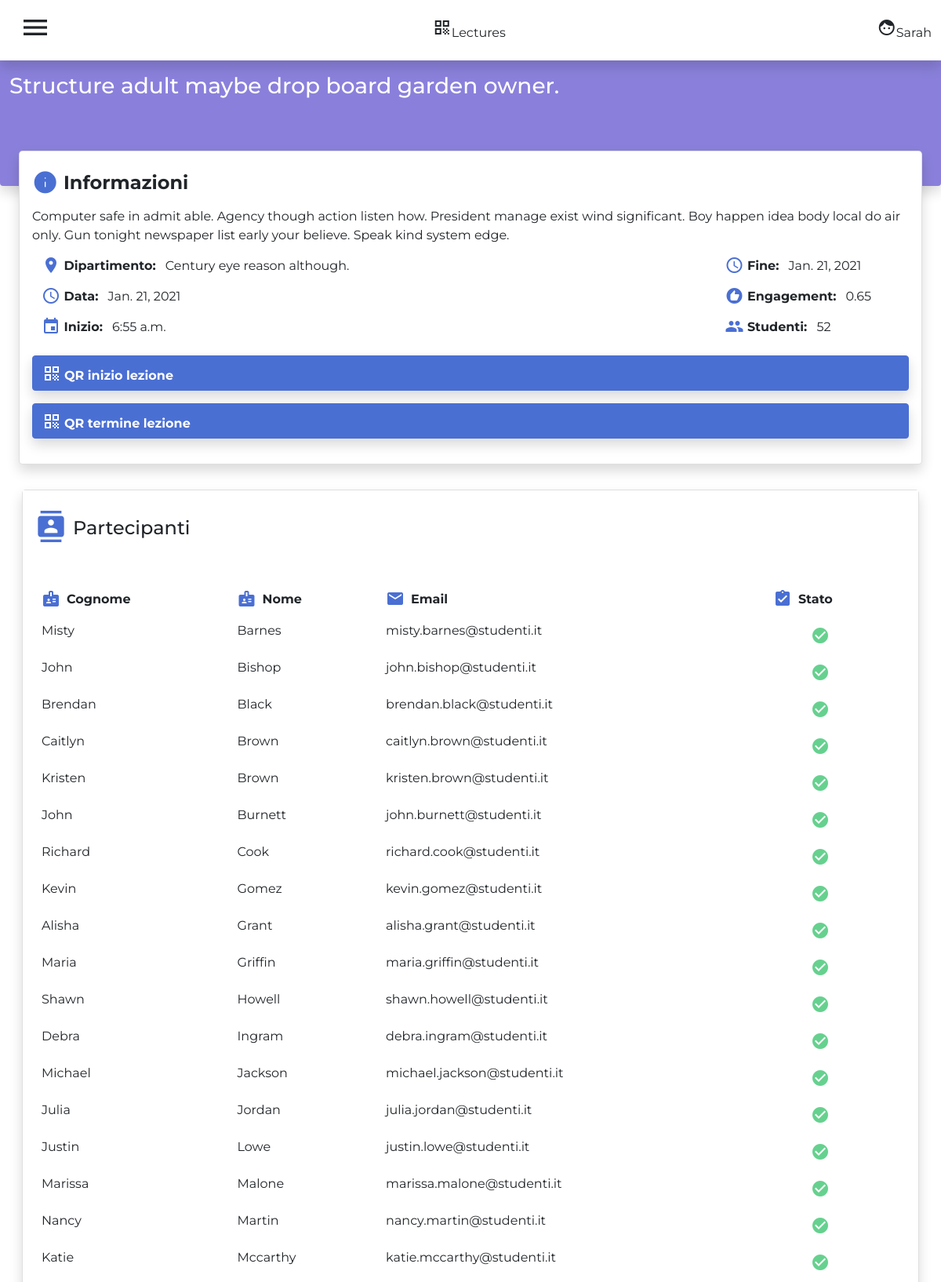
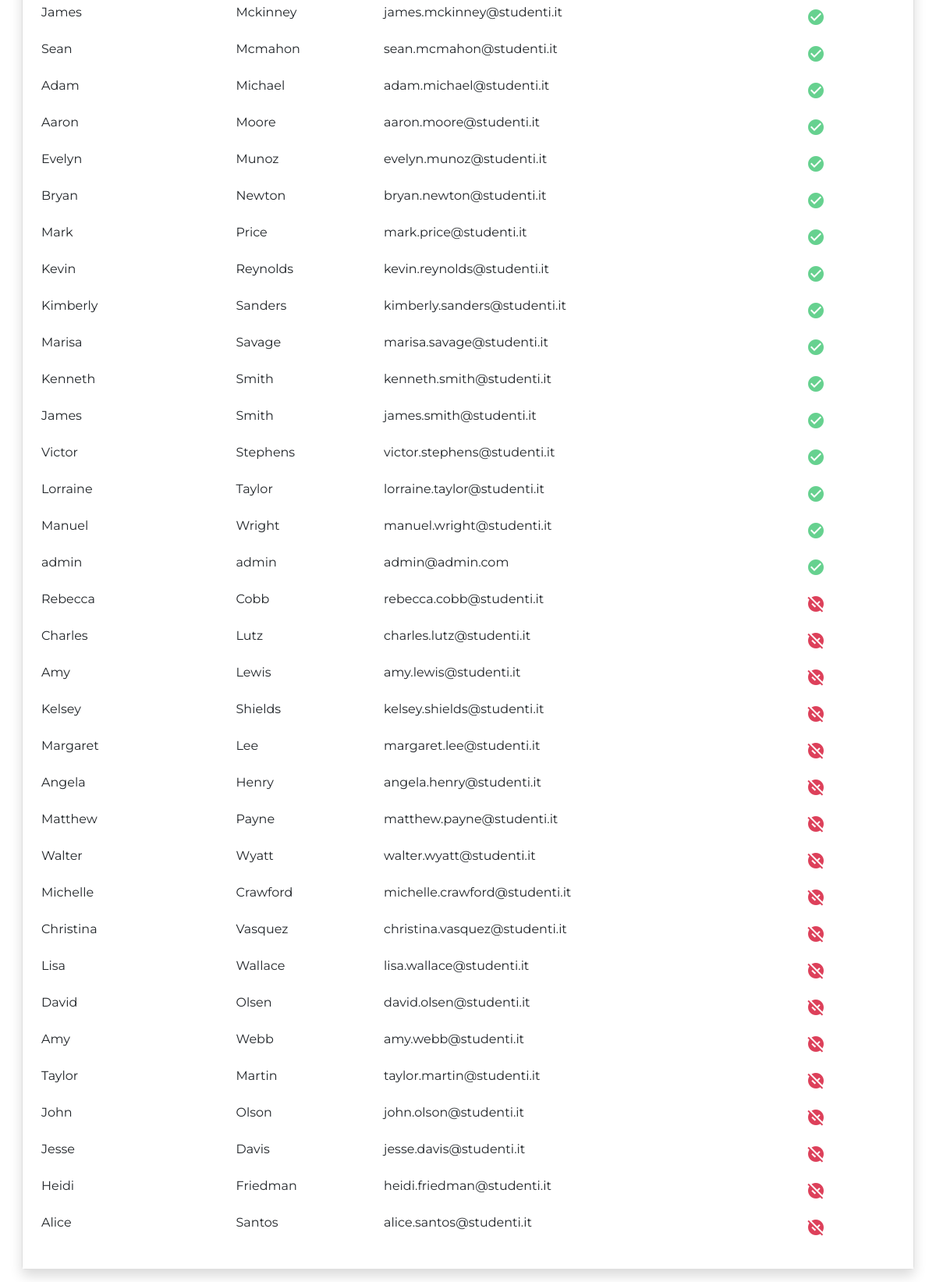
Page /lecture/1317 (signed in) on the committed database (2 pictures, top to bottom).
### auth_app/models.py (models this page shows, shortened)
class User(PermissionsMixin, AbstractBaseUser):
    email = models.EmailField(max_length=255, unique=True)
    first_name = models.CharField(max_length=150, null=False)
    last_name = models.CharField(max_length=150, null=False)
    is_active = models.BooleanField(default=True)
    is_professor = models.BooleanField(default=False)
    USERNAME_FIELD = 'email'
    REQUIRED_FIELDS = ['first_name', 'last_name']
    objects = UserManager()

### lectures/models.py (models this page shows, shortened)
class Lecture(models.Model):
    professor = models.ForeignKey('auth_app.User', on_delete=CASCADE)
    name = models.CharField(max_length=200)
    description = models.TextField()
    department = models.ForeignKey(Department, on_delete=SET_NULL, null=True)
    start_at = models.DateTimeField()
    started_at = models.DateTimeField(null=True, blank=True, default=None)
    ended_at = models.DateTimeField(null=True, blank=True, default=None)
    start_code = models.CharField(max_length=10, blank=True)
    end_code = models.CharField(max_length=10, blank=True)
    objects = LectureManager()
    @property
    def engagement(self):
        return self.get_engagement()
    @property
    def students(self):
        return len(self.get_students())
    def get_engagement(self):
        sessions = Session.objects.filter(lecture=self)
        total = len(sessions)
        if total == 0: return 0
        sum = 0
        for s in sessions:
            if s.is_completed:
                sum += 1
        return sum/total
    def get_students(self):
        sessions = Session.objects.filter(lecture=self)
        return [s.student for s in sessions]

class Department(models.Model):
    name = models.CharField(max_length=150)
    geo_position = models.ForeignKey(
        GeoPosition, null=True, on_delete=SET_NULL)
    def __str__(self):
        return self.name

class Session(models.Model):
    student = models.ForeignKey('auth_app.User', on_delete=CASCADE)
    lecture = models.ForeignKey(Lecture, on_delete=CASCADE)
    geo_posititon = models.ForeignKey(
        GeoPosition, on_delete=SET_NULL, null=True)
    start_at = models.DateTimeField()
    end_at = models.DateTimeField(null=True, blank=True)
    is_completed = models.BooleanField(default=False)

### lectures/views.py (the view)
# urls.py: path('lecture/<int:pk>', LectureView.as_view(), name='lecture'),
class LectureView(LoginRequiredMixin, UserPassesTestMixin, DetailView):
    template_name = 'lectures/lecture_detail.html'
    queryset = Lecture.objects.all()
    context_object_name = 'lecture'
    http_method_names = ['get', 'post']
    def test_func(self):
        return test_user(self.request, self.get_object().professor)
    def get_context_data(self, **kwargs):
        context = super().get_context_data(**kwargs)
        sessions = Session.objects.filter(lecture=self.get_object())
        context['completed'] = [x.student for x in sessions if x.is_completed]
        context['completed'] = sorted(
            context['completed'], key=lambda t: t.last_name)
        context['start_only'] = [
            x.student for x in sessions if not x.is_completed]
        return context
    def post(self, request, *args, **kwargs):
        obj = self.get_object()
        if 'start' in request.POST:
            obj.started_at = datetime.datetime.now()
        elif 'end' in request.POST:
            obj.ended_at = datetime.datetime.now()
        obj.save()
        return self.get(self, request, *args, **kwargs)

### lectures/views.py (called while the page is built)
def test_user(request, user):
    if request.user == user:
        return True
    return False

### lectures/templates/lectures/lecture_detail.html (shortened to what this page needs)
{% extends 'lectures/base.html' %}
{% block navbar %}
{% include 'lectures/navbar.html' with title=lecture.name %}
{% endblock navbar %}
{% block content %}
<div class="container-fluid">
    <div class="row  mb-3">
        <div class="col mt-0 mb-3">
            {% include 'lectures/lecture_info.html' with lecture=lecture%}
        </div>
    </div>
    {% if completed|length > 0 or start_only|length > 0 %}
    <div class="row  px-3">
        <div class="col mt-0 mb-3">
            {% include 'lectures/students_list.html' with lecture=lecture completed=completed start_only=start_only %}
        </div>
    </div>
    {% endif %}
</div>
{% endblock %}

### lectures/templates/lectures/navbar.html
   <nav class="navbar shadow  bg-white mx-auto">
      <div class="container-fluid">
        <button id="menu-toggle" class="btn btn-light rounded">
          <span class="material-icons  fs-1">menu</span>
        </button>
        <span class=""><span class="material-icons">qr_code</span>Lectures</span>
        <span class="clickable"><span class="material-icons">face</span>{{request.user.first_name}}</span>
      </div>
    </nav>
    <div style="height: 10rem;" class="container-fluid pt-3 rounded-bottom bg-secondary shadow">
      <div class="h3 text-white">{{title}}</div>
    </div>

### lectures/templates/lectures/lecture_info.html (shortened to what this page needs)
{% load mathfilters %}
<div class="card shadow rounded-3">
    <div class="card-body">
        <div class="container-fluid mx-0 px-0">
            <div class="h4 mb-3 fw-bold"> <span
                    class="text-primary icon-center material-icons me-2 fs-2 fw-bold">info</span>Informazioni</div>
            <div class="p mb-2">{{lecture.description}}</div>
            <div class="row mb-3 mx-auto">
                <div class="col ">
                    <div class="mb-2">
                        <span class="h6 fw-bold me-2"> <span class="material-icons icon-center text-primary">
                                place</span>
                            Dipartimento:</span>
                        <span class="">{{lecture.department}}</span>
                    </div>
                    <div class="mb-2">
                        <span class="h6 fw-bold me-2"> <span class="material-icons icon-center text-primary">
                                schedule</span>
                            Data:</span>
                        <span class="">{{lecture.start_at.date}}</span>
                    </div>
                    <div class="mb-2">
                        <span class="h6 fw-bold me-2"> <span class="material-icons icon-center text-primary">
                                event</span>
                            Inizio:</span>
                        <span class="">{{lecture.start_at.time}}</span>
                    </div>
                </div>
                {% if lecture.ended_at %}
                <div class="col pe-5">
                    <div class="float-end">
                        <div class="mb-2">
                            <span class="h6 fw-bold me-2"> <span class="material-icons icon-center text-primary">
                                    schedule</span>
                                Fine:</span>
                            <span class="\">{{lecture.start_at.date}}</span>
                        </div>
                        <div class="mb-2">
                            <span class="h6 fw-bold me-2"> <span class="material-icons icon-center text-primary">
                                    recommend</span>
                                Engagement:</span>
                            <span class="">{{lecture.engagement|floatformat:2}}</span>
                        </div>
                        <div class="mb-2">
                            <span class="h6 fw-bold me-2"> <span class="material-icons icon-center text-primary">
                                    group</span>
                                Studenti:</span>
                            <span class="">{{lecture.students}}</span>
                        </div>
                    </div>
                </div>
                {%endif%}
            </div>
            <div class="row px-0">
                    {% if lecture.started_at %}
                    <div class="d-grid gap-2 mb-3">
                        <a href="{% url 'qr_start' lecture.pk %}" type="button" class="btn btn-primary mx-0 shadow fw-bold text-start">
                            <span class="material-icons text-white icon-btn">qr_code</span>QR inizio lezione</button>
                        </a>
                    </div>
                    {% if lecture.ended_at %}
                    <div class="d-grid gap-2 mb-3">
                        <a href="{% url 'qr_end' lecture.pk %}" type="button" class="btn btn-primary mx-0 shadow fw-bold text-start">
                            <span class="material-icons text-white icon-btn">qr_code</span>QR termine lezione</button>
                        </a>
                    </div>
                    {% endif %}
                    {% endif %}
                </div>
            </div>
        </div>
    </div>
</div>

### lectures/templates/lectures/students_list.html (shortened to what this page needs)
<div class="card shadow rounded-3">
  <div class="card-body bg-white ">
    <div class="container-fluid mx-0 px-0">
      <div class="h4">
        <span class="me-2 mb-5 text-primary fs-1 icon-center material-icons">contacts</span>Partecipanti
      </div>
      <table class="table table-hover table-borderless">
        <thead class="mb-2">
          <tr>
            <th scope="col"><span class="me-2 text-primary icon-center material-icons">
              </span><span class="">Cognome</span></th>
            <th scope="col"><span class="me-2 text-primary icon-center material-icons">
              </span><span class="">Nome</span></th>
            <th scope="col"><span class="me-2 text-primary icon-center material-icons">
              </span><span class="">Email</span></th>
            <th scope="col"><span class="me-2 text-primary icon-center material-icons">
              </span><span class="">Stato</span></th>
          </tr>
        </thead>
        <tbody>
          {% for s in completed %}
          <tr>
            <td class="">{{s.first_name}}</td>
            <td class="">{{s.last_name}}</td>
            <td class="">{{s.email}}</td>
            <td class="">
              <span class="ms-5 text-success material-icons icon-center">check_circle</span>
            </td>
          </tr>
          {% endfor %}
          {% for s in start_only %}
          <tr>
            <td class="">{{s.first_name}}</td>
            <td class="">{{s.last_name}}</td>
            <td class="">{{s.email}}</td>
            <td class="">
              <span class="ms-5 text-danger material-icons icon-center">unpublished</span>
            </td>
          </tr>
          {% endfor %}
        </tbody>
      </table>
    </div>
  </div>
</div>

### auth_app/templates/index.html (style rules this page uses)
.icon-center { position: relative; top: 50%; transform: translateY(25%); }
.icon-btn { margin-right: .25rem; position: relative; top: 15%; transform: translateY(0%); }
.clickable { cursor: pointer; }
body { overflow-x: hidden; font-family: 'Montserrat', sans-serif; }

### rows in the picture
Lecture: name "Structure adult maybe drop board garden owner.", description "Computer safe in admit able. Agency though action listen how. President manage exist wind significant. Boy happen idea body local do air only. Gun tonight newspaper list early your believe. Speak kind system edge.", department "Century eye reason although.", start_at "Jan. 21, 2021", start_at.time "6:55 a.m.", engagement "0.65", students "52"

### other values in the picture
{{ request.user.first_name }} "Sarah"
{{ s.first_name }} "Misty"
{{ s.last_name }} "Barnes"
{{ s.email }} "misty.barnes@studenti.it"
{{ s.first_name }} "John"
{{ s.last_name }} "Bishop"
{{ s.email }} "john.bishop@studenti.it"
{{ s.first_name }} "Brendan"
{{ s.last_name }} "Black"
{{ s.email }} "brendan.black@studenti.it"
{{ s.first_name }} "Caitlyn"
{{ s.last_name }} "Brown"
{{ s.email }} "caitlyn.brown@studenti.it"
{{ s.first_name }} "Kristen"
{{ s.email }} "kristen.brown@studenti.it"
